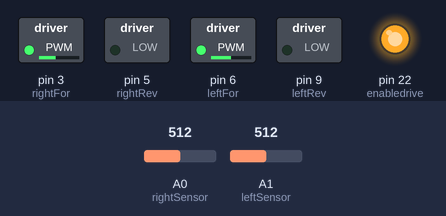
Bench run of a sketch on a simulated Arduino Mega 2560, built with avr-gcc and run on an emulated ATmega2560. Shown: switched loads named in the sketch (green lamp = pin HIGH), output pins drawn as LEDs (lit = HIGH). Inputs (shaded band) come from the test bench; at power-on: A0 (rightSensor) = 512, A1 (leftSensor) = 512.

Above: at 1.2 s.
1.3 s: A0 (rightSensor) set to 318
2.8 s: A0 (rightSensor) set to 286
At 3.3 s:
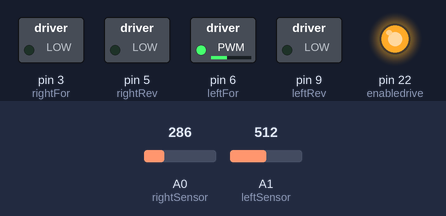
4.3 s: A1 (leftSensor) set to 312
5.8 s: A1 (leftSensor) set to 293
At 6.8 s:
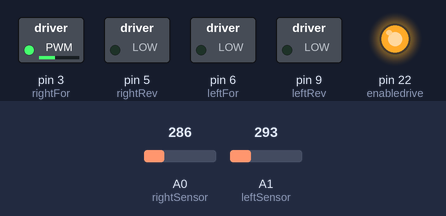
7.3 s: A1 (leftSensor) set to 306
At 7.9 s:
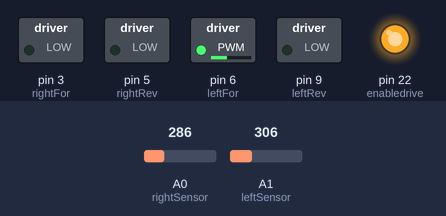
8.8 s: A1 (leftSensor) set to 245
At 10.2 s:
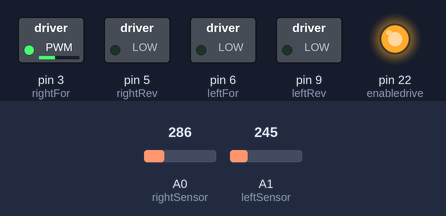
Timing chart, 0 to 11.3 s (numbered marks = the images above; inputs shaded):
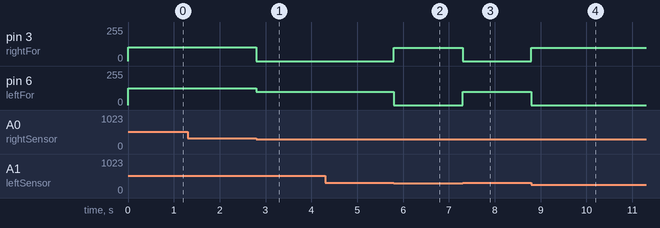

The sketch:

LineFollower.ino
```cpp
// This sketch uses a HW-627 motor driver to control two motors
  int sensitivity = 0.1;
  int sensorCutoff = 300;
  int rightSensor = A0;
  int leftSensor = A1;

  int leftFor = 6;//left motor forward
  int leftRev = 9;//left motor reverse
  int rightFor = 3;//right motor forward
  int rightRev = 5;//right motor reverse
  int enabledrive = 22;  //  drive enabled (HIGH) or disabled (LOW)

void setup()
{

pinMode (leftFor, OUTPUT);
pinMode (leftRev, OUTPUT);

pinMode (rightFor, OUTPUT);
pinMode (rightRev, OUTPUT);

pinMode (enabledrive, OUTPUT);

digitalWrite (enabledrive, HIGH);   // allows the car to drive


}


void loop()
{

  int left = analogRead(leftSensor);
  int right = analogRead(rightSensor);

  int direction_ = right - left;

  if (left < sensorCutoff) {
    turnRight();
  }
  else if (right < sensorCutoff) {
    turnLeft();
  }
  else {
    goStraight();
  }

//  goBack();
//  delay (5000);
//  goFast();
//  delay (5000);
// goBackfast();
//  delay(5000);
}

void goDirection(int direction_) {
  int left = 105;
  int right = 127;
  if (direction_ <= 0) {
    left = left + direction_ * sensitivity;
    right = right + direction_ * sensitivity / 2;
  } else {
    right = right - direction_ * sensitivity;
    left = left + direction_ * sensitivity / 2;
  }
  left = clip(left);
  right = clip(right);

  digitalWrite (rightFor, right); //makes sure the right motor does not rotate forward
  digitalWrite (rightRev, LOW); //makes sure the right motor does not rotate reverse
  digitalWrite (leftRev, LOW); //makes sure the left motor does not rotate reverse
  analogWrite (leftFor, left); //using PWM allows for an adjustable speed
}

int clip(int input) {
  if (input > 255) {
    return 255;
  }
  if (input < 0) {
    return 0;
  }
  return input;
}

void turnLeft()
{
  digitalWrite (rightFor, LOW); //makes sure the right motor does not rotate forward
  digitalWrite (rightRev, LOW); //makes sure the right motor does not rotate reverse
  digitalWrite (leftRev, LOW); //makes sure the left motor does not rotate reverse
  analogWrite (leftFor, 100); //using PWM allows for an adjustable speed
  return;
}

void turnRight()
{
  digitalWrite (leftFor, LOW); //makes sure the left motor does not rotate forward
  digitalWrite (leftRev, LOW); //makes sure the left motor does not rotate reverse
  digitalWrite (rightRev, LOW); //makes sure the right motor does not rotate reverse
  analogWrite (rightFor, 100); //using PWM allows for an adjustable speed
  return;
}

void goStraight()
{

  digitalWrite (rightRev, LOW); //makes sure the motor does not rotate reverse
  digitalWrite (leftRev, LOW); //makes sure the motor does not rotate reverse
  analogWrite (rightFor, 105); //using PWM allows for an adjustable speed
  analogWrite (leftFor, 127); //for both left and right motors
  return;
}

void goBack()
{

  analogWrite  (rightRev, 200);
  analogWrite (leftRev, 200);
  digitalWrite (rightFor, LOW);
  digitalWrite (leftFor, LOW);
  return;
}

void goFast()
{


  digitalWrite (rightRev, LOW); //makes sure the motor does not rotate reverse
 digitalWrite (leftRev, LOW); //makes sure the motor does not rotate reverse
  analogWrite (rightFor, 255); //using PWM allows for an adjustable speed
  analogWrite (leftFor, 255); //for both left and right motors
  return;
}

void goBackfast()
{

  analogWrite  (rightRev, 200);
  analogWrite (leftRev, 200);
  digitalWrite (rightFor, LOW);
  digitalWrite (leftFor, LOW);
  return;
}
```

Measured:
- the behaviour switches between 300 and 299 on A0 (rightSensor) (found by bisection; images 0 and 1)
- the behaviour switches between 300 and 299 on A1 (leftSensor) (found by bisection; images 1 and 2)
- after the input at 1.3 s, every drawn part: stays the same
- after the input at 2.8 s, pin 3 (rightFor): 105/255 → 0/255 at once; pin 6 (leftFor): 127/255 → 100/255 at once
- after the input at 4.3 s, every drawn part: stays the same
- after the input at 5.8 s, pin 3 (rightFor): 0/255 → 100/255 at once; pin 6 (leftFor): 100/255 → 0/255 at once
- after the input at 7.3 s, pin 3 (rightFor): 100/255 → 0/255 at once; pin 6 (leftFor): 0/255 → 100/255 at once
- after the input at 8.8 s, pin 3 (rightFor): 0/255 → 100/255 at once; pin 6 (leftFor): 100/255 → 0/255 at once
